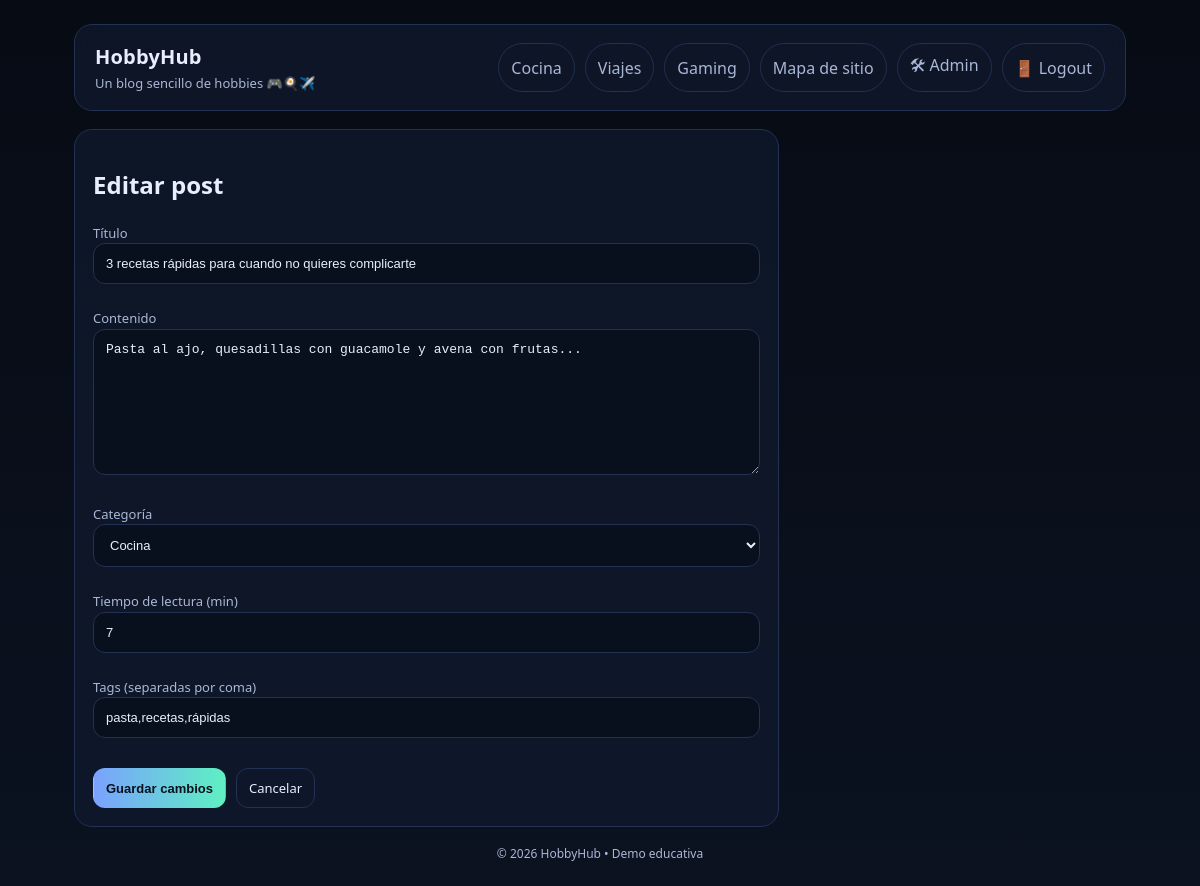
The page /admin/edit.php?id=1 (signed in) on the database its author committed.
### tables this page shows
CREATE TABLE IF NOT EXISTS posts (
  id INT AUTO_INCREMENT PRIMARY KEY,
  title VARCHAR(255) NOT NULL,
  content LONGTEXT NOT NULL,
  category ENUM('cocina','viajes','gaming') NOT NULL,
  read_time INT,
  created_at DATE,
  tags VARCHAR(255),
  INDEX idx_category (category),
  INDEX idx_created_at (created_at),
  FULLTEXT INDEX ft_title_content (title, content)
);

### src/admin/edit.php (the view, shortened to what this page needs)
<?php
require_once "../config/database.php";
$id = $_GET['id'] ?? null;
$stmt = $pdo->prepare("SELECT * FROM posts WHERE id = ?");
$stmt->execute([$id]);
$post = $stmt->fetch();
?>
<?php require_once "../includes/header.php"; ?>
<main>
  <section class="card">
    <h2>Editar post</h2>
    <form id="formEdit" method="POST">
      <label class="small">Título</label>
      <input
        class="input"
        type="text"
        name="title"
        required
        value="<?= htmlspecialchars($post['title']) ?>"
        minlength="5"
      >
      <br><br>
      <label class="small">Contenido</label>
      <textarea
        class="input"
        name="content"
        rows="8"
        required
        minlength="20"
      ><?= htmlspecialchars($post['content']) ?></textarea>
      <br><br>
      <label class="small">Categoría</label>
      <select class="input" name="category">
        <option value="cocina" <?= $post['category'] === 'cocina' ? 'selected' : '' ?>>
          Cocina
        </option>
      </select>
      <br><br>
      <label class="small">Tiempo de lectura (min)</label>
      <input
        class="input"
        type="number"
        name="read_time"
        required
        value="<?= $post['read_time'] ?>"
      >
      <br><br>
      <label class="small">Tags (separadas por coma)</label>
      <input
        class="input"
        type="text"
        name="tags"
        value="<?= htmlspecialchars($post['tags']) ?>"
      >
      <br><br>
      <div class="actions">
        <button class="btn primary" type="submit">Guardar cambios</button>
        <a class="btn" href="dashboard.php">Cancelar</a>
      </div>
    </form>
  </section>
</main>
<?php require_once "../includes/footer.php"; ?>

### src/public/css/style.css (style rules this page uses)
:root { --bg: #0b1220; --card: #111b2e; --text: #e8eefc; --muted: #aab7d6; --line: #223154; --accent: #7aa2ff; --accent2: #5ef0c2; }
* { box-sizing: border-box; }
html { scroll-behavior: smooth; }
body { margin: 0; font-family: system-ui, -apple-system, Segoe UI, Roboto, Arial, sans-serif; background: linear-gradient(180deg, #070b14, var(--bg)); color: var(--text); }
a { color: inherit; }
main { display: grid; grid-template-columns: 1.5fr 0.7fr; gap: 18px; margin-top: 18px; }
.card { border: 1px solid var(--line); border-radius: 18px; background: rgba(17, 27, 46, 0.7); padding: 18px; }
.btn { display: inline-flex; align-items: center; justify-content: center; padding: 10px 12px; border-radius: 12px; border: 1px solid var(--line); background: transparent; color: var(--text); text-decoration: none; font-size: 13px; cursor: pointer; transition: all 0.3s ease; }
.btn.primary { border-color: transparent; background: linear-gradient(90deg, var(--accent), var(--accent2)); color: #06121f; font-weight: 700; }
.actions { display: flex; gap: 10px; flex-wrap: wrap; margin-top: 8px; }
.input { width: 100%; padding: 12px 12px; border-radius: 12px; border: 1px solid var(--line); background: rgba(7, 11, 20, 0.55); color: var(--text); outline: none; font-size: 13px; transition: border-color 0.3s ease; }
.input::placeholder { color: rgba(170, 183, 214, 0.5); }
.small { font-size: 13px; color: var(--muted); line-height: 1.5; }

### rows shown on the page
posts: title "3 recetas rápidas para cuando no quieres complicarte", content "Pasta al ajo, quesadillas con guacamole y avena con frutas...", category "Cocina", read_time "7", tags "pasta,recetas,rápidas"
